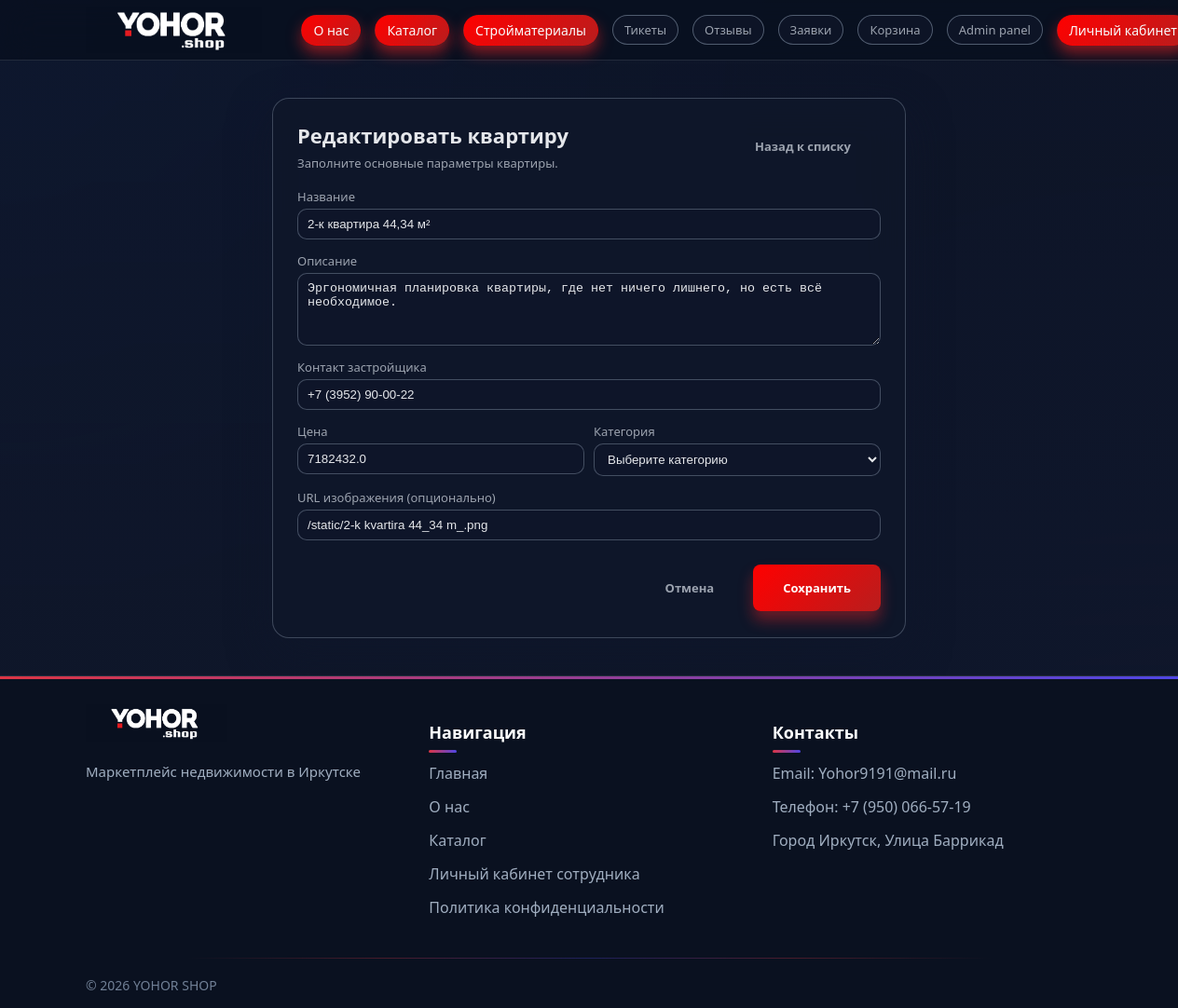
The page /manage_room/7/edit (signed in) on the database its author committed.
### tables this page shows
CREATE TABLE rooms (
            id INTEGER PRIMARY KEY AUTOINCREMENT,
            name TEXT NOT NULL,
            description TEXT,
            builder TEXT,
            price REAL NOT NULL CHECK(price >= 0),
            category_room_id INTEGER NOT NULL,
            image_url TEXT,
            created_at TIMESTAMP DEFAULT CURRENT_TIMESTAMP,
            FOREIGN KEY (category_room_id) REFERENCES categories_room(id) ON DELETE RESTRICT
        );

### app.py (the view, shortened to what this page needs)
@app.route('/manage_room/<int:room_id>/edit', methods=['GET', 'POST'])
@login_required
def edit_room_page(room_id):
    user_role = session.get('user_role')
    if user_role not in ['admin', 'moder']:
        flash('Доступ запрещён.', 'danger')
        return redirect(url_for('index'))
    room = get_room_by_id(room_id)
    if not room:
        flash('Квартира не найдена.', 'danger')
        return redirect(url_for('manage_rooms'))
    categories = get_all_categories_room()  # Используем категории комнат!
    return render_template('room_edit.html',
                           mode='edit',
                           room=room,
                           categories=categories)

### app.py (called while the page is built)
def login_required(f):
    @wraps(f)
    def decorated_function(*args, **kwargs):
        if 'user_id' not in session:
            flash('Вы должны войти в систему!', 'warning')
            return redirect(url_for('login'))
        return f(*args, **kwargs)
    return decorated_function

@app.context_processor
def inject_user():
    user_id = session.get('user_id')
    cart_count = 0
    active_tickets_count = 0
    if user_id:
        cart_items = get_cart_items(user_id)
        cart_count = len(cart_items)
    try:
        active_tickets_count = count_active_tickets()
    except Exception:
        active_tickets_count = 0
    return dict(
        user_id=user_id,
        user_name=session.get('user_name'),
        user_role=session.get('user_role'),
        cart_count=cart_count,
        active_tickets_count=active_tickets_count,
        categories=get_all_categories(),
    )

@app.context_processor
def inject_user():
    user_id = session.get('user_id')
    cart_count = 0
    active_applications_count = 0
    if user_id:
        cart_items = get_cart_items(user_id)
        cart_count = len(cart_items)
    try:
        active_applications_count = count_active_applications()
    except Exception:
        active_applications_count = 0
    return dict(
        user_id=user_id,
        user_name=session.get('user_name'),
        user_role=session.get('user_role'),
        cart_count=cart_count,
        active_applications_count=active_applications_count,
        categories=get_all_categories(),
    )

def get_all_categories_room():
    conn = get_db_connection()
    categories = conn.execute('SELECT * FROM categories_room ORDER BY created_at DESC').fetchall()
    conn.close()
    return categories

def get_room_by_id(room_id):
    conn = get_db_connection()
    room = conn.execute('''
        SELECT r.*, cr.name as category_room_name
        FROM rooms r
        LEFT JOIN categories_room cr ON r.category_room_id = cr.id
        WHERE r.id = ?
    ''', (room_id,)).fetchone()
    conn.close()
    return room

### db.py (called while the page is built)
def get_db_connection(db_name='software_shop.db'):
    conn = sqlite3.connect(db_name)
    conn.row_factory = sqlite3.Row
    return conn

def get_all_categories(db_name='software_shop.db') -> List[sqlite3.Row]:
    conn = get_db_connection(db_name)
    try:
        cursor = conn.cursor()
        categories = cursor.execute('SELECT * FROM categories ORDER BY name').fetchall()
        return categories
    finally:
        conn.close()

### templates/room_edit.html (shortened to what this page needs)
<!DOCTYPE html>
<html lang="ru">
<head>
    <link rel="stylesheet" href="{{ url_for('static', filename='style.css') }}">
</head>
<body>
    <div class="page-bg"></div>
    <div class="page-gradient"></div>
    <header class="header">
        <div class="container">
            <div class="nav">
                <a href="{{ url_for('index') }}" class="logo">
                    <img src="{{ url_for('static', filename='logo.png') }}" alt="YOHOR SHOP" class="logo-img">
                </a>
                <nav class="menu">
                    <a href="{{ url_for('description') }}" class="pill-link pill-link-primary">О нас</a>
                    <a href="{{ url_for('catalog') }}" class="pill-link pill-link-primary">Каталог</a>
                    <a href="{{ url_for('building_materials') }}" class="pill-link pill-link-primary">Стройматериалы</a>
                    {% if user_role in ['admin', 'moder'] %}
                    <a href="{{ url_for('admin_tickets', status='active') }}" class="menu-link pill-link">
                        Тикеты{% if active_tickets_count %} ({{ active_tickets_count }}){% endif %}
                    </a>
                    <a href="{{ url_for('admin_reviews') }}" class="menu-link pill-link">
                        Отзывы
                    </a>
                    <a href="{{ url_for('admin_applications') }}" class="menu-link pill-link">
                        Заявки{% if active_applications_count %} ({{ active_applications_count }}){% endif %}
                    </a>
                    <a href="{{ url_for('cart') }}" class="menu-link pill-link">
                        Корзина{% if cart_count %} ({{ cart_count }}){% endif %}
                    </a>
                    {% endif %}
                    {% if user_role == 'admin' %}
                    <a href="{{ url_for('admin_panel') }}" class="menu-link pill-link">
                        Admin panel
                    </a>
                    {% endif %}
                    {% if user_role in ['admin', 'moder'] %}
                    <a href="{{ url_for('account') }}" class="pill-link pill-link-primary">Личный кабинет</a>
                    {% endif %}
                </nav>
            </div>
        </div>
    </header>
    <main>
        <section class="section">
            <div class="container" style="max-width: 720px;">
                <div class="glass" style="padding: 24px 26px 28px; border-radius: 18px;">
                    <div
                        style="display: flex; justify-content: space-between; align-items: center; margin-bottom: 18px;">
                        <div>
                            <h1 style="margin: 0 0 6px; font-size: 22px;">
                                {% if mode == 'add' %}Добавить квартиру{% else %}Редактировать квартиру{% endif %}
                            </h1>
                            <p style="margin: 0; font-size: 13px; color: var(--text-muted);">
                                Заполните основные параметры квартиры.
                            </p>
                        </div>
                        <a href="{{ url_for('manage_rooms') }}" class="btn btn-ghost" style="font-size: 13px;">
                            Назад к списку
                        </a>
                    </div>
                    <form method="post" style="display: flex; flex-direction: column; gap: 14px;">
                        <div style="display: flex; flex-direction: column; gap: 4px;">
                            <label for="name" style="font-size: 13px; color: var(--text-muted);">Название</label>
                            <input type="text" id="name" name="name" value="{{ room.name if room else '' }}" required
                                class="input" style="width: 100%; padding: 8px 10px; border-radius: 10px;
                                      border: 1px solid rgba(148,163,184,0.4);
                                      background: rgba(15,23,42,0.9); color: var(--text-main);">
                        </div>
                        <div style="display: flex; flex-direction: column; gap: 4px;">
                            <label for="description" style="font-size: 13px; color: var(--text-muted);">Описание</label>
                            <textarea id="description" name="description" rows="4" class="input" style="width: 100%; padding: 8px 10px; border-radius: 10px;
                                         border: 1px solid rgba(148,163,184,0.4);
                                         background: rgba(15,23,42,0.9); color: var(--text-main);">
{{ room.description if room else '' }}</textarea>
                        </div>
                        <div style="display: flex; flex-direction: column; gap: 4px;">
                            <label for="builder" style="font-size: 13px; color: var(--text-muted);">Контакт
                                застройщика</label>
                            <input type="text" id="builder" name="builder" value="{{ room.builder if room else '' }}"
                                class="input"
                                style="width: 100%; padding: 8px 10px; border-radius: 10px; border: 1px solid rgba(148,163,184,0.4); background: rgba(15,23,42,0.9); color: var(--text-main);"
                                required>
                        </div>
                        <div style="display: grid; grid-template-columns: 1fr 1fr; gap: 10px;">
                            <div style="display: flex; flex-direction: column; gap: 4px;">
                                <label for="price" style="font-size: 13px; color: var(--text-muted);">Цена</label>
                                <input type="number" step="0.01" min="0" id="price" name="price"
                                    value="{{ room.price if room else '' }}" required class="input" style="width: 100%; padding: 8px 10px; border-radius: 10px;
                                          border: 1px solid rgba(148,163,184,0.4);
                                          background: rgba(15,23,42,0.9); color: var(--text-main);">
                            </div>
                            <div style="display: flex; flex-direction: column; gap: 4px;">
                                <label for="category_room_id"
                                    style="font-size: 13px; color: var(--text-muted);">Категория</label>
                                <select id="category_room_id" name="category_room_id" required style="width: 100%; padding: 8px 10px; border-radius: 10px;
                                           border: 1px solid rgba(148,163,184,0.4);
                                           background: rgba(15,23,42,0.9); color: var(--text-main);">
                                    <option value="">Выберите категорию</option>
                                </select>
                            </div>
                        </div>
                        <div style="display: flex; flex-direction: column; gap: 4px;">
                            <label for="image_url" style="font-size: 13px; color: var(--text-muted);">URL изображения
                                (опционально)</label>
                            <input type="text" id="image_url" name="image_url"
                                value="{{ room.image_url if room else '' }}" class="input" style="width: 100%; padding: 8px 10px; border-radius: 10px;
                                      border: 1px solid rgba(148,163,184,0.4);
                                      background: rgba(15,23,42,0.9); color: var(--text-main);">
                        </div>
                        <div style="display: flex; justify-content: flex-end; gap: 10px; margin-top: 12px;">
                            <a href="{{ url_for('manage_rooms') }}" class="btn btn-ghost" style="font-size: 13px;">
                                Отмена
                            </a>
                            <button type="submit" class="btn btn-primary" style="font-size: 13px;">
                                {% if mode == 'add' %}Добавить{% else %}Сохранить{% endif %}
                            </button>
                        </div>
                    </form>
                </div>
            </div>
        </section>
    </main>
        <footer class="footer">
            <div class="container">
                <div class="footer__inner">
                    <div class="footer__col">
                        <a href="{{ url_for('index') }}" class="logo logo--footer">
                            <img src="{{ url_for('static', filename='logo.png') }}" alt="YOHOR SHOP"
                                class="logo__image">
                        </a>
                        <p class="footer__text">Маркетплейс недвижимости в Иркутске</p>
                    </div>
                    <div class="footer__col">
                        <h3 class="footer__title">Навигация</h3>
                        <ul class="footer__list">
                            <li><a href="{{ url_for('index') }}">Главная</a></li>
                            <li><a href="{{ url_for('description') }}">О нас</a></li>
                            <li><a href="{{ url_for('catalog') }}">Каталог</a></li>
                            <li><a href="{{ url_for('login') }}">Личный кабинет сотрудника</a></li>
                            <li><a href="{{ url_for('privacy_policy') }}">Политика конфиденциальности</a></li>
                        </ul>
                    </div>
                    <div class="footer__col">
                        <h3 class="footer__title">Контакты</h3>
                        <ul class="footer__list">
                            <li>Email: Yohor9191@mail.ru</li>
                            <li>Телефон: +7 (950) 066-57-19</li>
                            <li>Город Иркутск, Улица Баррикад</li>
                        </ul>
                    </div>
                </div>
                <div class="footer__copyright">© 2026 YOHOR SHOP</div>
            </div>
        </footer>
</body>
</html>

### rows shown on the page
rooms: name "2-к квартира 44,34 м²", description "Эргономичная планировка квартиры, где нет ничего лишнего, но есть всё необходимое.", builder "+7 (3952) 90-00-22", price "7182432.0", image_url "/static/2-k kvartira 44_34 m_.png"
